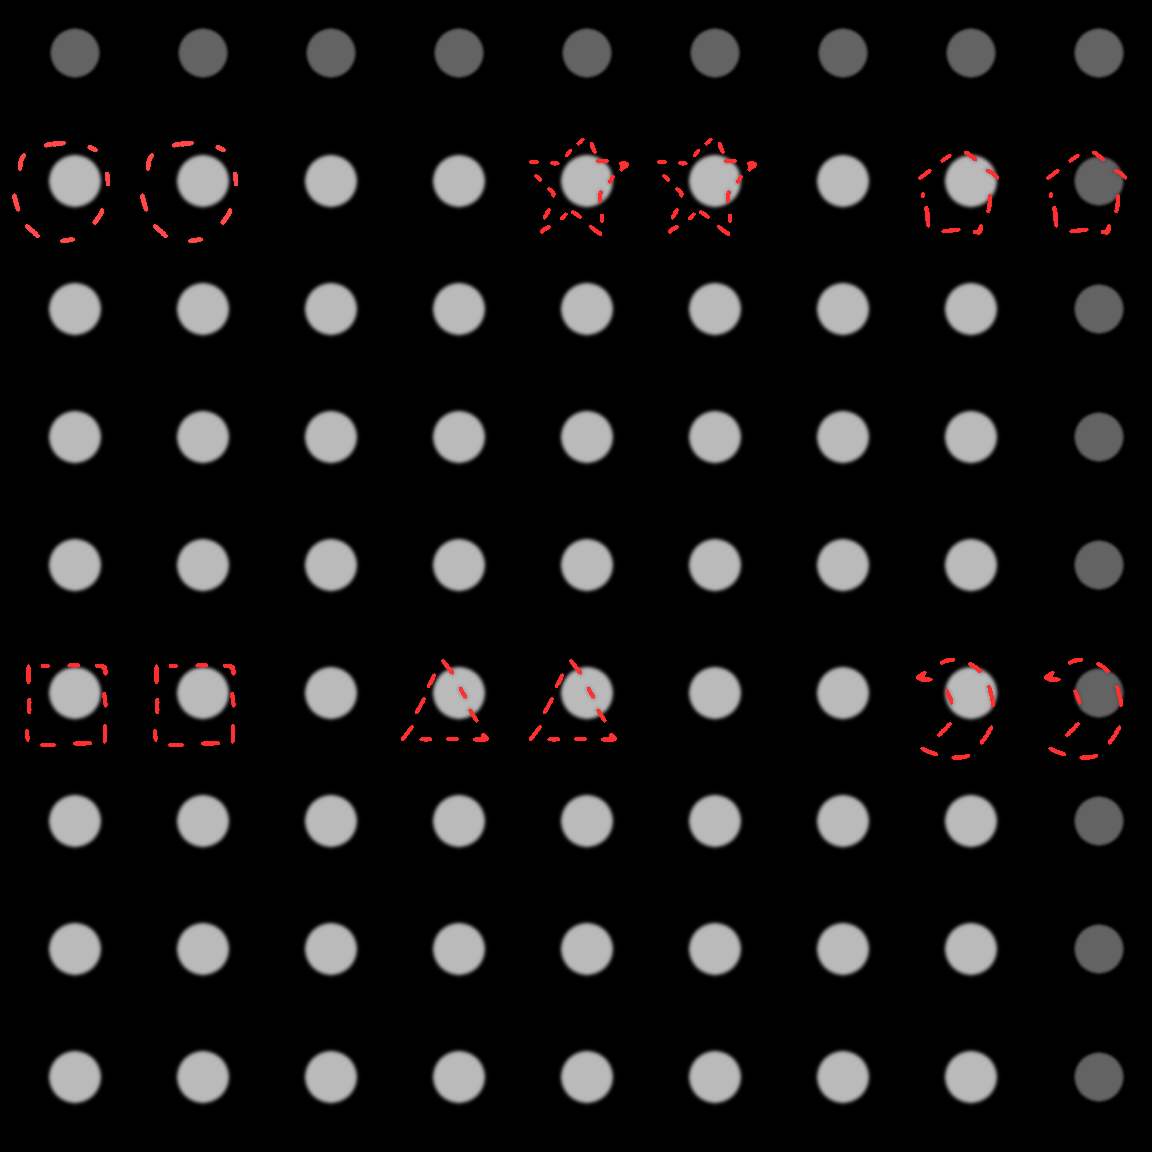

A 2D game scene composited from a Tiled map and its tileset images. What follows is a short description and the map's XML, with every tile layer's data as written:
An orthogonal 9x9 tile map with 128x128 px tiles, 2 tile layers (Map, Teleports), 3 tilesets.

<map version="1.0" orientation="orthogonal" width="9" height="9" tilewidth="128" tileheight="128">
 <tileset firstgid="1" source="Teleports.tsx" />
 <tileset firstgid="7" source="Tiles.tsx" />
 <tileset firstgid="31" source="Border.tsx" />
 <layer name="Map" width="9" height="9">
  <data>
   <tile gid="22" />
   <tile gid="23" />
   <tile gid="23" />
   <tile gid="23" />
   <tile gid="23" />
   <tile gid="23" />
   <tile gid="23" />
   <tile gid="23" />
   <tile gid="21" />
   <tile gid="24" />
   <tile gid="30" />
   <tile gid="21" />
   <tile gid="9" />
   <tile gid="29" />
   <tile gid="9" />
   <tile gid="22" />
   <tile gid="28" />
   <tile gid="26" />
   <tile gid="24" />
   <tile gid="9" />
   <tile gid="24" />
   <tile gid="23" />
   <tile gid="9" />
   <tile gid="23" />
   <tile gid="26" />
   <tile gid="9" />
   <tile gid="26" />
   <tile gid="24" />
   <tile gid="30" />
   <tile gid="25" />
   <tile gid="29" />
   <tile gid="9" />
   <tile gid="29" />
   <tile gid="25" />
   <tile gid="28" />
   <tile gid="26" />
   <tile gid="24" />
   <tile gid="9" />
   <tile gid="9" />
   <tile gid="9" />
   <tile gid="17" />
   <tile gid="9" />
   <tile gid="9" />
   <tile gid="9" />
   <tile gid="26" />
   <tile gid="24" />
   <tile gid="30" />
   <tile gid="21" />
   <tile gid="20" />
   <tile gid="9" />
   <tile gid="19" />
   <tile gid="22" />
   <tile gid="28" />
   <tile gid="26" />
   <tile gid="24" />
   <tile gid="9" />
   <tile gid="24" />
   <tile gid="9" />
   <tile gid="9" />
   <tile gid="9" />
   <tile gid="26" />
   <tile gid="9" />
   <tile gid="26" />
   <tile gid="24" />
   <tile gid="30" />
   <tile gid="25" />
   <tile gid="22" />
   <tile gid="17" />
   <tile gid="21" />
   <tile gid="25" />
   <tile gid="28" />
   <tile gid="26" />
   <tile gid="19" />
   <tile gid="25" />
   <tile gid="25" />
   <tile gid="25" />
   <tile gid="25" />
   <tile gid="25" />
   <tile gid="25" />
   <tile gid="25" />
   <tile gid="20" />
  </data>
 </layer>
 <layer name="Teleports" width="9" height="9">
  <data>
   <tile gid="0" />
   <tile gid="0" />
   <tile gid="0" />
   <tile gid="0" />
   <tile gid="0" />
   <tile gid="0" />
   <tile gid="0" />
   <tile gid="0" />
   <tile gid="0" />
   <tile gid="1" />
   <tile gid="1" />
   <tile gid="0" />
   <tile gid="0" />
   <tile gid="5" />
   <tile gid="5" />
   <tile gid="0" />
   <tile gid="3" />
   <tile gid="3" />
   <tile gid="0" />
   <tile gid="0" />
   <tile gid="0" />
   <tile gid="0" />
   <tile gid="0" />
   <tile gid="0" />
   <tile gid="0" />
   <tile gid="0" />
   <tile gid="0" />
   <tile gid="0" />
   <tile gid="0" />
   <tile gid="0" />
   <tile gid="0" />
   <tile gid="0" />
   <tile gid="0" />
   <tile gid="0" />
   <tile gid="0" />
   <tile gid="0" />
   <tile gid="0" />
   <tile gid="0" />
   <tile gid="0" />
   <tile gid="0" />
   <tile gid="0" />
   <tile gid="0" />
   <tile gid="0" />
   <tile gid="0" />
   <tile gid="0" />
   <tile gid="4" />
   <tile gid="4" />
   <tile gid="0" />
   <tile gid="6" />
   <tile gid="6" />
   <tile gid="0" />
   <tile gid="0" />
   <tile gid="2" />
   <tile gid="2" />
   <tile gid="0" />
   <tile gid="0" />
   <tile gid="0" />
   <tile gid="0" />
   <tile gid="0" />
   <tile gid="0" />
   <tile gid="0" />
   <tile gid="0" />
   <tile gid="0" />
   <tile gid="0" />
   <tile gid="0" />
   <tile gid="0" />
   <tile gid="0" />
   <tile gid="0" />
   <tile gid="0" />
   <tile gid="0" />
   <tile gid="0" />
   <tile gid="0" />
   <tile gid="0" />
   <tile gid="0" />
   <tile gid="0" />
   <tile gid="0" />
   <tile gid="0" />
   <tile gid="0" />
   <tile gid="0" />
   <tile gid="0" />
   <tile gid="0" />
  </data>
 </layer>
</map>
